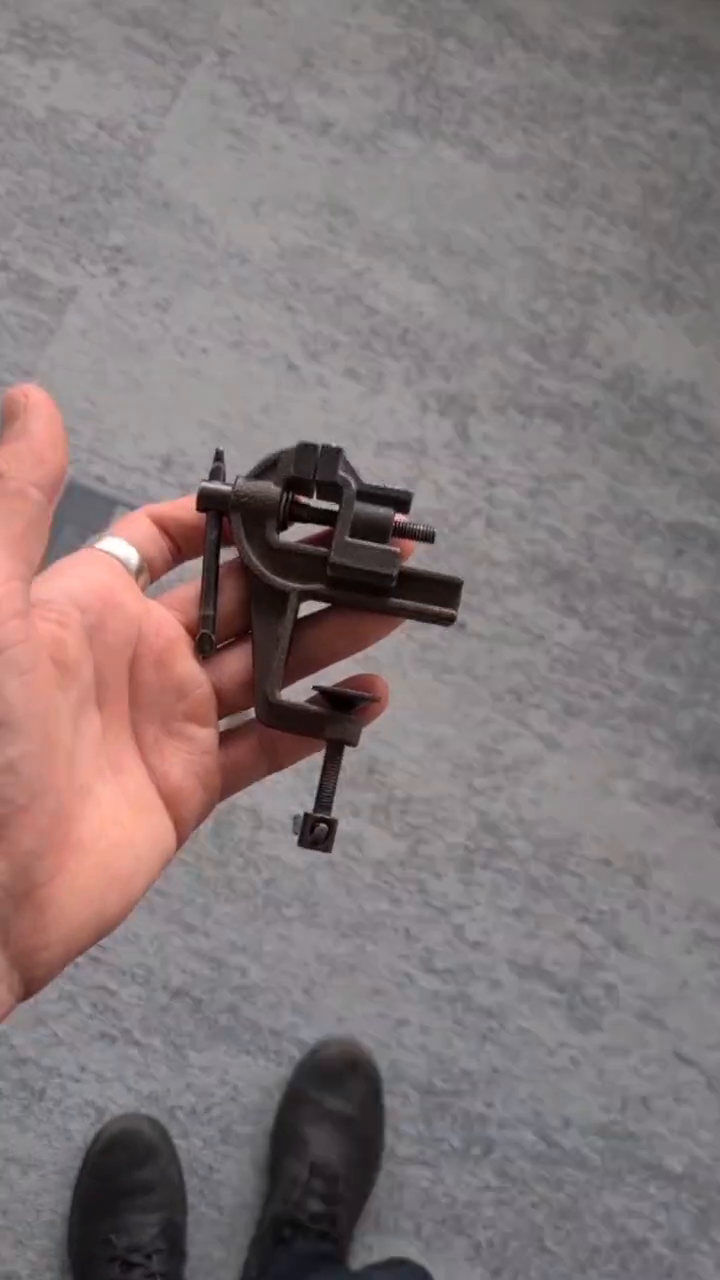
#> input picture frame 3 of Task_5_camera/vid.mp4, 720 x 1280 px, given in place of the camera
$ jupyter execute checker_jump.ipynb   (older library calls are emulated)   (text cells are left out)
#> lines starting #> are read from the running program, lines starting #| are printed output that depends on the picture; after the words box and inside, x2 and y2 are one past the last pixel; in counts of white or black regions, pixels touching at a corner belong together
[cell 1]
# detect two objects of different colors in HSV

import cv2
import numpy as np

# Callback function (does nothing)
def nothing(x):
    pass

# Open webcam
cap = cv2.VideoCapture(0)

# Create a window
cv2.namedWindow("mask")

# Create trackbars to adjust the HSV threshold values
cv2.createTrackbar("low_H", "mask", 0, 255, nothing)  # Hue (lower limit)
cv2.createTrackbar("low_S", "mask", 0, 255, nothing)  # Saturation (lower limit)
cv2.createTrackbar("low_V", "mask", 0, 255, nothing)  # Value (lower limit)
cv2.createTrackbar("high_H", "mask", 155, 255, nothing)  # Hue (upper limit)
cv2.createTrackbar("high_S", "mask", 155, 255, nothing)  # Saturation (upper limit)
cv2.createTrackbar("high_V", "mask", 155, 255, nothing)  # Value (upper limit)

while True:
    # Capture a frame from the webcam
    success, frame = cap.read()
#> frame is the input picture: shape (1280, 720, 3); mean B, G, R 122.1, 120.5, 132.3
    if not success:
        break

    # Convert the frame from BGR to HSVя
    hsv = cv2.cvtColor(frame, cv2.COLOR_BGR2HSV)
#> hsv: shape (1280, 720, 3); mean H, S, V 114.8, 26.8, 133.3

    # Get the trackbar values for HSV range
    low_H = cv2.getTrackbarPos("low_H", "mask")
    low_S = cv2.getTrackbarPos("low_S", "mask")
    low_V = cv2.getTrackbarPos("low_V", "mask")
    high_H = cv2.getTrackbarPos("high_H", "mask")
    high_S = cv2.getTrackbarPos("high_S", "mask")
    high_V = cv2.getTrackbarPos("high_V", "mask")

    # Create the lower and upper bounds for the HSV range
    lower_bound = np.array([low_H, low_S, low_V])
    upper_bound = np.array([high_H, high_S, high_V])

    # Create the mask to filter the colors within the specified HSV range
    mask = cv2.inRange(hsv, lower_bound, upper_bound)
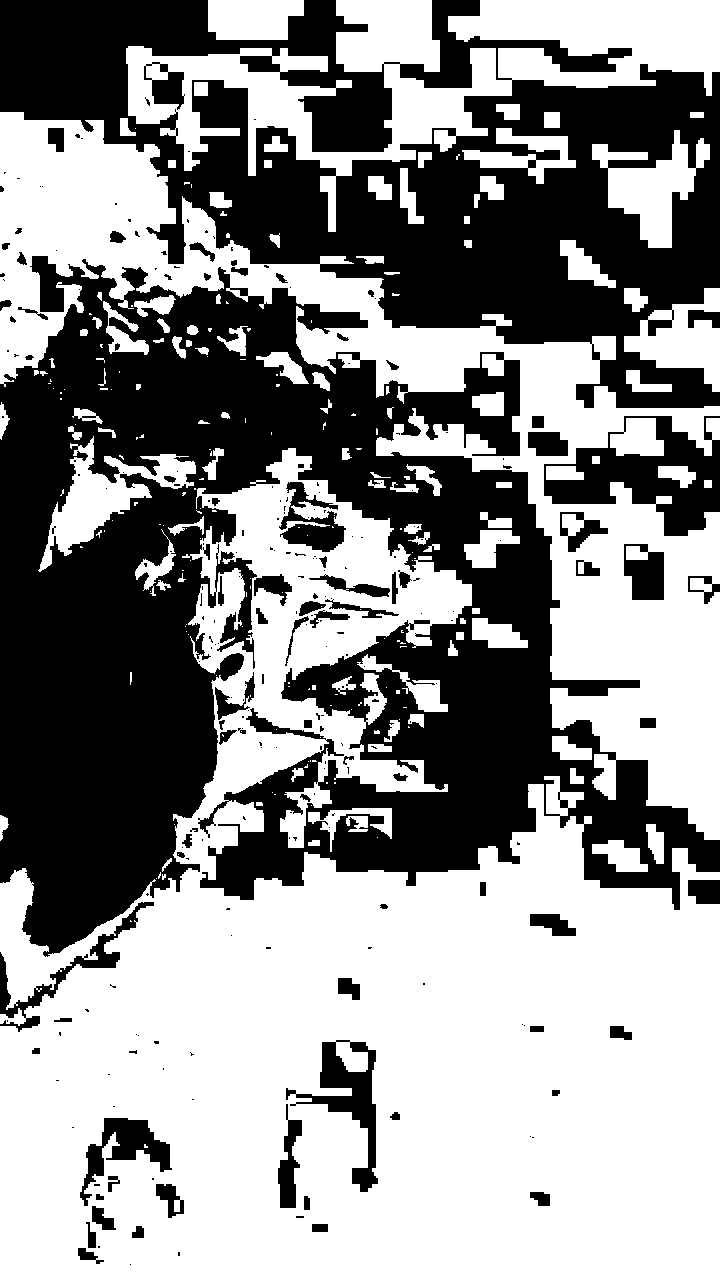
#> mask: shape (1280, 720); 56.5% white; 251 black regions (165 under 20 px), largest, box (x1, y1, x2, y2) and area: (0, 256, 720, 957) 232779, (0, 0, 720, 408) 129804, (544, 416, 720, 536) 9704

    # Display the original, mask, and filtered result
    cv2.imshow("Original", frame)
    cv2.imshow("mask", mask)

    # Press 'q' to exit the loop
    if cv2.waitKey(30) & 0xFF == ord('q'):
#> (key q is pressed here)
        break

# Release the webcam and close all windows
cap.release()
cv2.destroyAllWindows()
cv2.waitKey(30)

[cell 2]
'''
Calculate the position the first object must move to in order to "capture" the second object (i.e., jump over it),
and draw the target position on the image.
'''

import numpy as np
import cv2
import math

# Camera intrinsic matrix
A = np.array([[653.79017244, 0.00000000, 325.45730598],
              [0.00000000, 654.02497422, 240.77670025],
              [0.00000000, 0.00000000, 1.00000000]])

# Camera distortion coefficients
dist = np.array([[-0.19878638,  0.50415653,  0.00260482,  0.00095636,  -0.52617064]])

# Function to convert image coordinates to real-world coordinates
# [15 lines left out: function pic2r, not called in this run]

cam = cv2.VideoCapture(0)

while True:
    success, frame = cam.read()
    if not success:
        print("Cannot read frame. Exiting")
        break

     # Apply blurring and convert frame to HSV color space
    blurred = cv2.blur(frame, (7, 7))
    hsv = cv2.cvtColor(blurred, cv2.COLOR_BGR2HSV)
#> hsv: shape (1280, 720, 3); mean H, S, V 114.7, 26.3, 133.3

    #  Detect red object
    mask1 = cv2.inRange(hsv, (0, 150, 143), (219, 255, 255)) # first obj - red
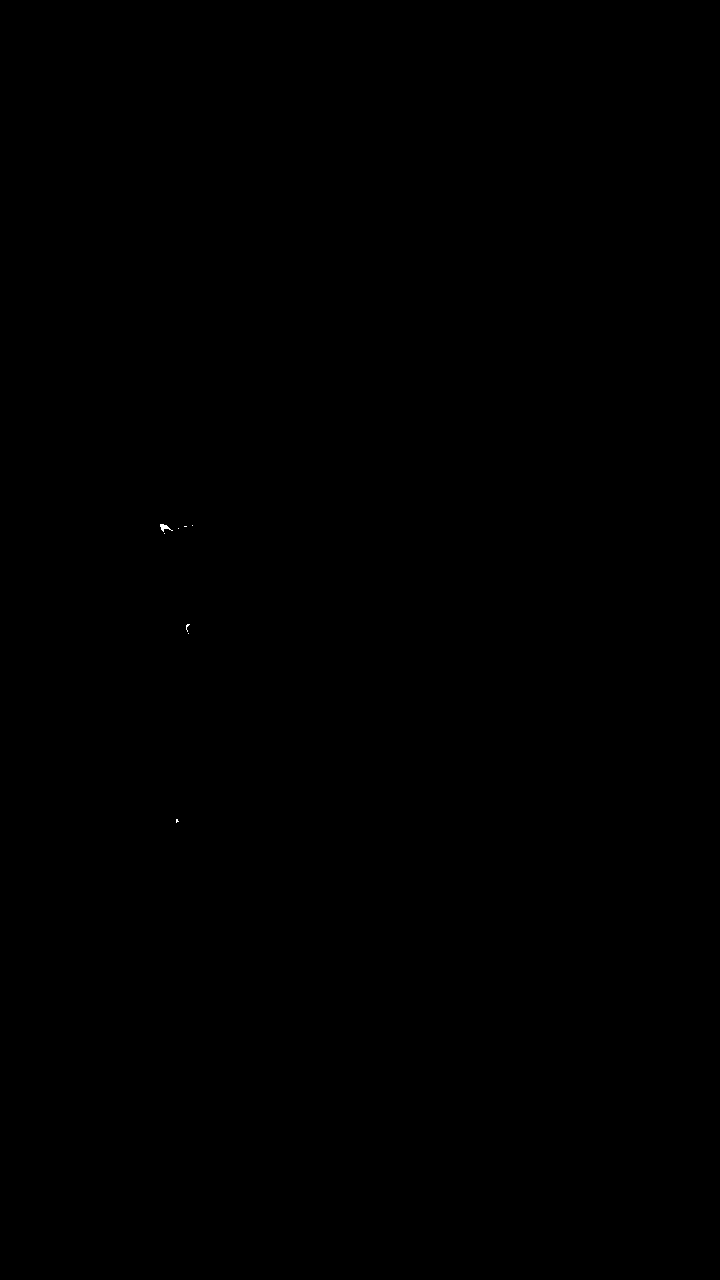
#> mask1: shape (1280, 720); 0.01% white; 8 white regions (7 under 20 px), largest, box (x1, y1, x2, y2) and area: (160, 524, 173, 532) 46
    mask2 = cv2.inRange(hsv, (48, 117, 16), (92, 255, 166))  # second obj - green
#> mask2: shape (1280, 720); every value is 0

    # Combine both masks
    combined_mask = cv2.bitwise_or(mask1, mask2)
    cv2.imshow("Mask", combined_mask)

    # Function to detect objects based on color mask
    def detect_object(mask, color):
#> called with color = (0, 0, 0)
        connectivity = 4
        output = cv2.connectedComponentsWithStats(mask, connectivity, cv2.CV_32S)

        num_labels = output[0]
#> num_labels = 9
        stats = output[2]
#> stats = [[0, 0, 720, 1280, 921526], [160, 524, 13, 8, 46], [192, 525, 1, 1, 1], [184, 526, 3, 1, 3], [178, 528, 1, 1, 1], [164, 533, 1, 1, 1], [186, 624, 4, 8, 13], [188, 633, 1, 1, 1], [176, 819, 3, 4, 8]]
        objects = []

        for i in range(1, num_labels):
            a = stats[i, cv2.CC_STAT_AREA]
            t = stats[i, cv2.CC_STAT_TOP]
            l = stats[i, cv2.CC_STAT_LEFT]
            w = stats[i, cv2.CC_STAT_WIDTH]
            h = stats[i, cv2.CC_STAT_HEIGHT]

            if a >= 1500:
                cx = l + w // 2
                cy = t + h // 2
                objects.append((cx, cy))
                cv2.rectangle(frame, (l, t), (l + w, t + h), color, 3)
#> this loop made 8 passes
#> (a, t, l, w, h) on passes 1 to 8: (46, 524, 160, 13, 8), (1, 525, 192, 1, 1), (3, 526, 184, 3, 1), (1, 528, 178, 1, 1), (1, 533, 164, 1, 1), (13, 624, 186, 4, 8), (1, 633, 188, 1, 1), (8, 819, 176, 3, 4)
#> after the loop, objects = []

        return objects

    objects1 = detect_object(mask1, (0, 0, 0))   # Màu đỏ
#> objects1 = []
    objects2 = detect_object(mask2, (0, 0, 0))   # Màu xanh lá
#> objects2 = []

    # Display object positions
    if objects1:
        obj1 = objects1[0]
        cv2.putText(frame, "Obj1", (obj1[0] - 20, obj1[1] - 20),
                    cv2.FONT_HERSHEY_SIMPLEX, 1, (0, 0, 0), 1, cv2.LINE_AA)

    if objects2:
        obj2 = objects2[0]
        cv2.putText(frame, "Obj2", (obj2[0] - 20, obj2[1] - 20),
                    cv2.FONT_HERSHEY_SIMPLEX, 1, (0, 0, 0), 1, cv2.LINE_AA)

    # Calculate target position if both objects are detected
    if objects1 and objects2:
        obj1 = objects1[0]
        obj2 = objects2[0]

        target_x = 2 * obj2[0] - obj1[0]
        target_y = 2 * obj2[1] - obj1[1]

        cv2.circle(frame, (target_x, target_y), 10, (255, 0, 0), -1)

        cv2.putText(frame, "TARGET", (target_x - 40, target_y - 40), cv2.FONT_HERSHEY_SIMPLEX,
                    1, (0, 0, 255), 1, cv2.LINE_AA)
        '''
        (target_x - 40, target_y - 40) → The position (x, y) where the text will appear - moves the text slightly left and upward
        1 → Font scale (the size of the text); (0, 0, 255) → The color of the text in BGR format; 1 → Thickness of the text stroke.

        '''
        # Convert to real-world coordinates
        xr, yr = pic2r(A, 0, (90 - 54) * math.pi / 180, target_x, target_y, 30)  # beta = (90 - 54) * math.pi / 180 () represents the angle relative to the horizontal plane.
        cv2.putText(frame, f"Real: ({xr:.2f}, {yr:.2f})", (50, 50), cv2.FONT_HERSHEY_SIMPLEX, 0.8, (255, 255, 0), 3)

    cv2.imshow("Frame", frame)

    key = cv2.waitKey(30) & 0xFF
#> (key q is pressed here)
    if key == ord('q'):
        break

cam.release()
cv2.destroyAllWindows()

[cell 3]
'''
The code still fails to 'accurately identify matching keypoints between the reference image and the current frame.
As observed, many keypoints do not belong to the object (these from the hand) but are mistakenly identified. Is there a way to optimize this further?
'''

import numpy as np
import cv2

# Path to reference image and video file
ref_path = "ref.jpg"
vid_path = "vid.mp4"

reference = cv2.imread(ref_path, cv2.IMREAD_GRAYSCALE)
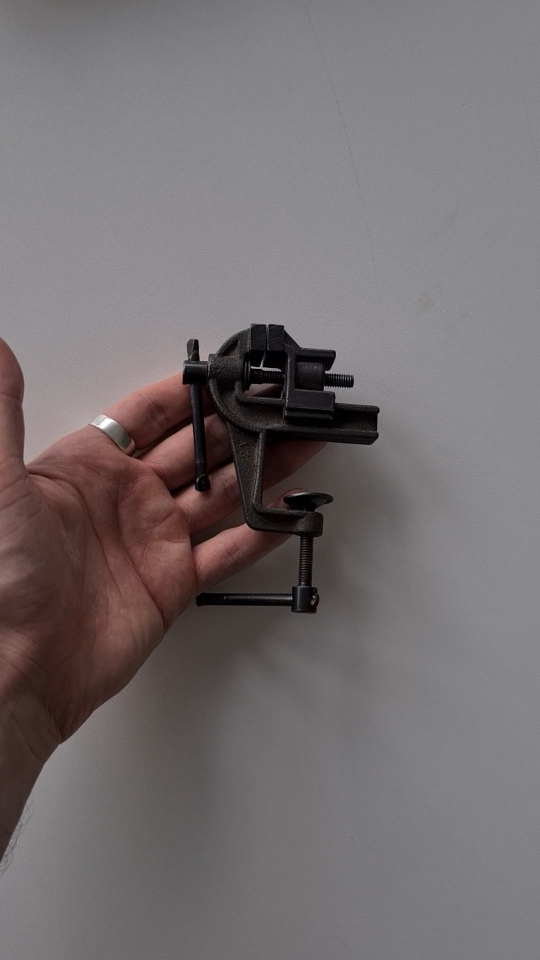
#> input picture Task_5_camera/ref.jpg, 1080 x 1920 px (shown at 1/2 size)
cam = cv2.VideoCapture(vid_path)

# Инициализация SIFT , # Initialize SIFT (Scale-Invariant Feature Transform) detector
sift = cv2.SIFT_create()
keypoints1, descriptors1 = sift.detectAndCompute(reference, None)
#> keypoints1 = 892 keypoints; strongest (x, y, size): (628, 1194, 2.1), (505, 735, 3.2), (653, 744, 4.1), (560, 741, 2.7)

# FLANN-поиск # FLANN (Fast Library for Approximate Nearest Neighbors) matcher settings
FLANN_INDEX_KDTREE = 1
index_params = dict(algorithm=FLANN_INDEX_KDTREE, trees=5)
search_params = dict(checks=100)  # Number of checks for nearest neighbors
flann = cv2.FlannBasedMatcher(index_params, search_params)

while True:
    ret, frame = cam.read()

    if not ret:
        cam.release()
        cam = cv2.VideoCapture(vid_path)
        continue

    gray_frame = cv2.cvtColor(frame, cv2.COLOR_BGR2GRAY)
    keypoints2, descriptors2 = sift.detectAndCompute(gray_frame, None)
#> keypoints2 = 432 keypoints; strongest (x, y, size): (308, 608, 10.8), (399, 517, 6.5), (297, 533, 15.7), (335, 507, 5.3)

    # Perform feature matching only if there are valid descriptors
    if descriptors2 is not None and len(descriptors2) > 0:
        matches = flann.knnMatch(descriptors1, descriptors2, k=2)
#> matches = 892 matches

        good_matches = []
        for m, n in matches:
            if m.distance < 0.65 * n.distance:
                good_matches.append(m)
#> after the loop, good_matches = 16 matches

        result = cv2.drawMatches(reference, keypoints1, frame, keypoints2, good_matches[:30], None,
                                 flags=cv2.DrawMatchesFlags_NOT_DRAW_SINGLE_POINTS)

        result_resized = cv2.resize(result, (1000, 900))
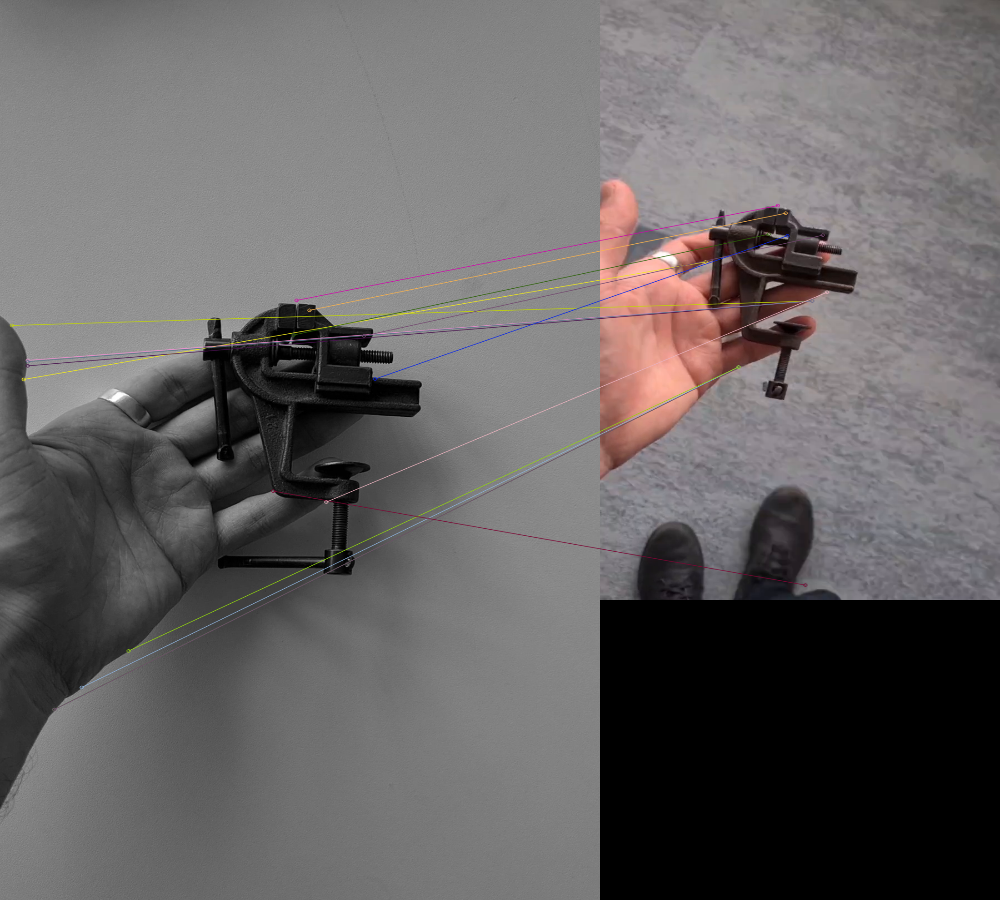
#> result_resized: shape (900, 1000, 3); mean B, G, R 99.7, 99.4, 102.6
    else:
        result = frame

    cv2.imshow("matched", result_resized)

    key = cv2.waitKey(5000) & 0xFF
#> (key q is pressed here)
    if key == ord('q'):
        break

cam.release()
cv2.destroyAllWindows()
cv2.waitKey(10)
#> Out = 113

$ run again, starting later in the video
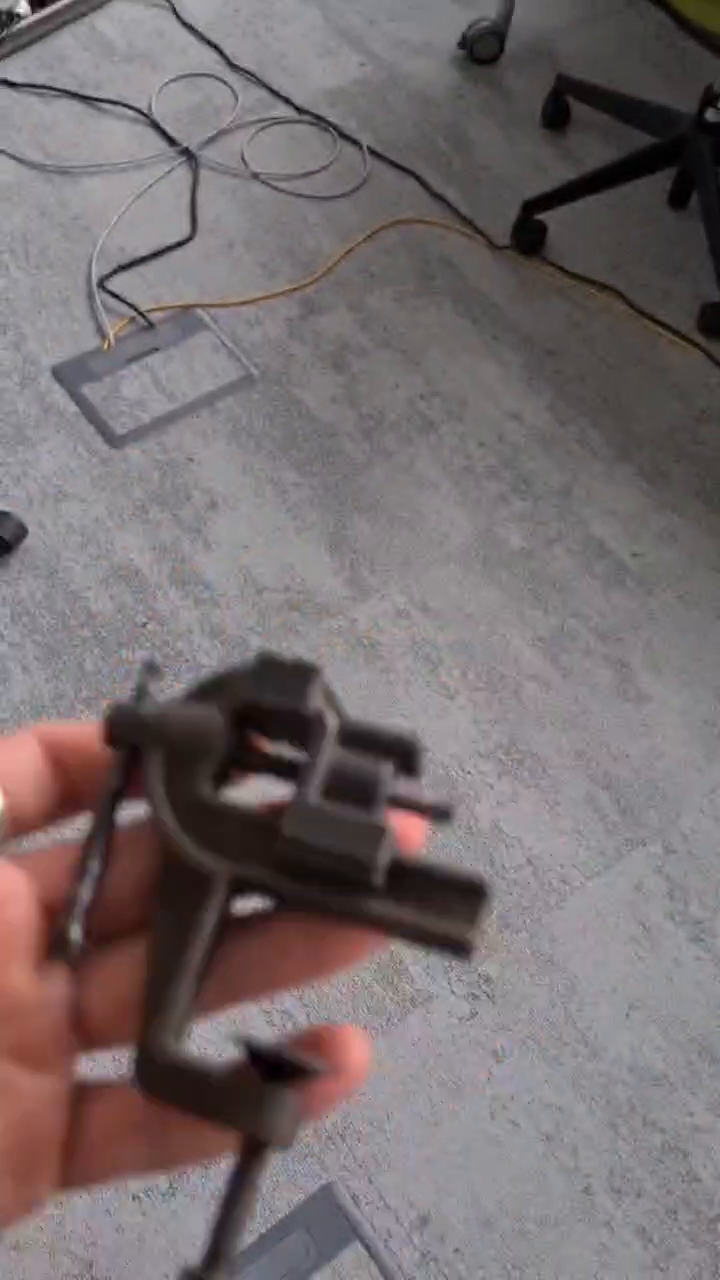
#> input picture frame 16 of Task_5_camera/vid.mp4, 720 x 1280 px, given in place of the camera
#> frame is the input picture: shape (1280, 720, 3); mean B, G, R 111.8, 109.8, 119.1
#> mask: shape (1280, 720); 64.4% white; 1331 black regions (973 under 20 px), largest, box (x1, y1, x2, y2) and area: (186, 274, 666, 1070) 115117, (189, 942, 574, 1232) 39642, (0, 736, 168, 1023) 15764
#> mask1: shape (1280, 720); 0% white in thin lines or dots, all inside (x1, y1, x2, y2) = (73, 758, 325, 1044)
#> mask2: shape (1280, 720); every value is 0
#> num_labels = 3
#> stats = [[0, 0, 720, 1280, 921595], [73, 758, 3, 1, 3], [324, 1042, 1, 2, 2]]
#> the loop in detect_object, `for i in range(1, num_labels):` made 2 passes
#> (a, t, l, w, h) on passes 1 to 2: (3, 758, 73, 3, 1), (2, 1042, 324, 1, 2)
#> after the loop in detect_object, `for i in range(1, num_labels):`: objects = []
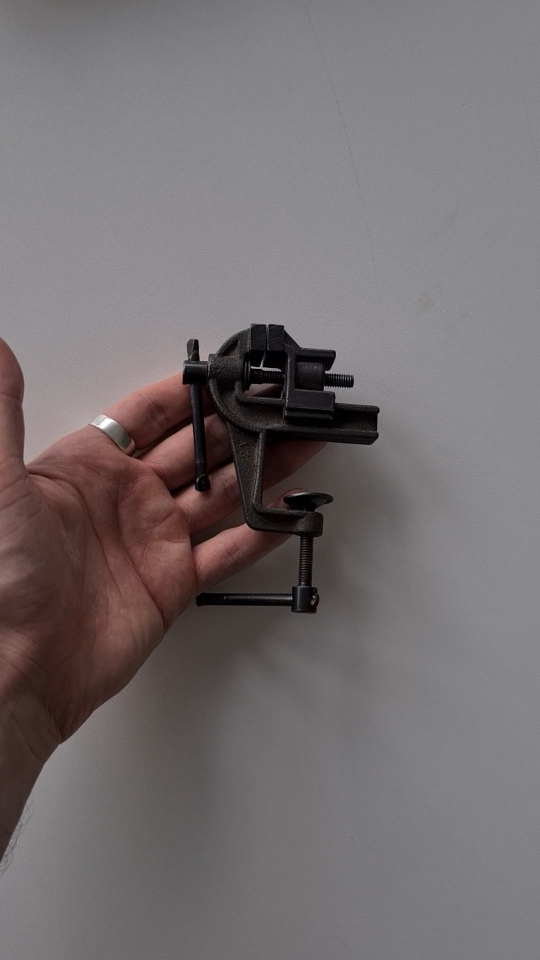
#> input picture Task_5_camera/ref.jpg, 1080 x 1920 px (shown at 1/2 size)
#> keypoints1 = 892 keypoints; strongest (x, y, size): (628, 1194, 2.1), (505, 735, 3.2), (653, 744, 4.1), (560, 741, 2.7)
#> keypoints2 = 860 keypoints; strongest (x, y, size): (255, 791, 26.3), (248, 904, 15.4), (211, 1039, 38.5), (131, 812, 17.9)
#> matches = 892 matches
#> after the loop `for m, n in matches:`: good_matches = 22 matches
#> `result_resized = cv2.resize(result, (1000, 900))`:
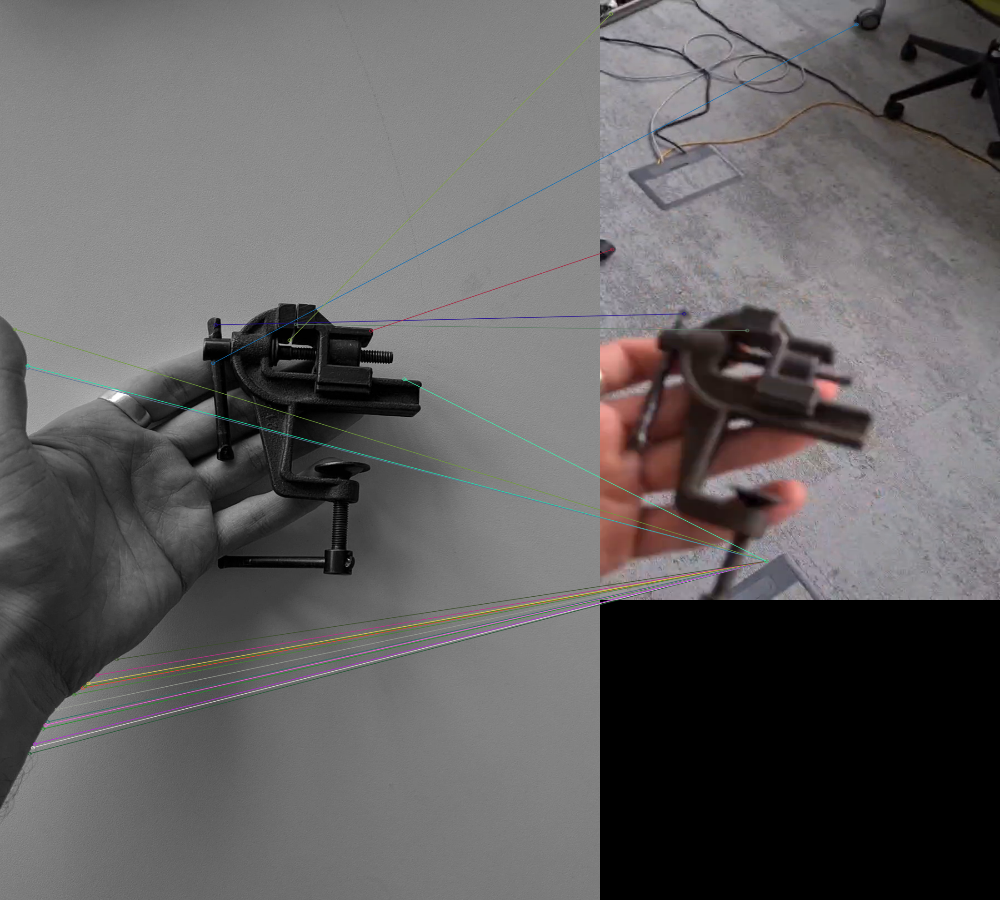
#> result_resized: shape (900, 1000, 3); mean B, G, R 97, 96.6, 98.9
#> Out = 113
